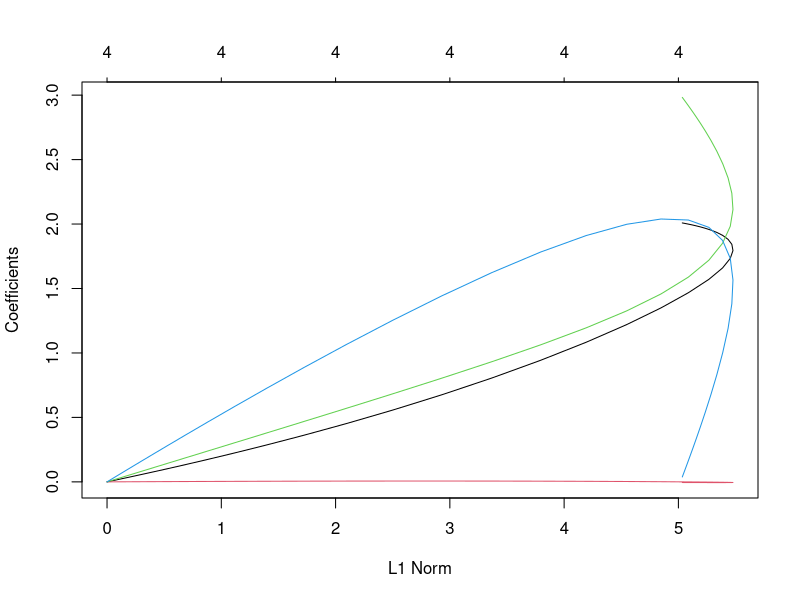
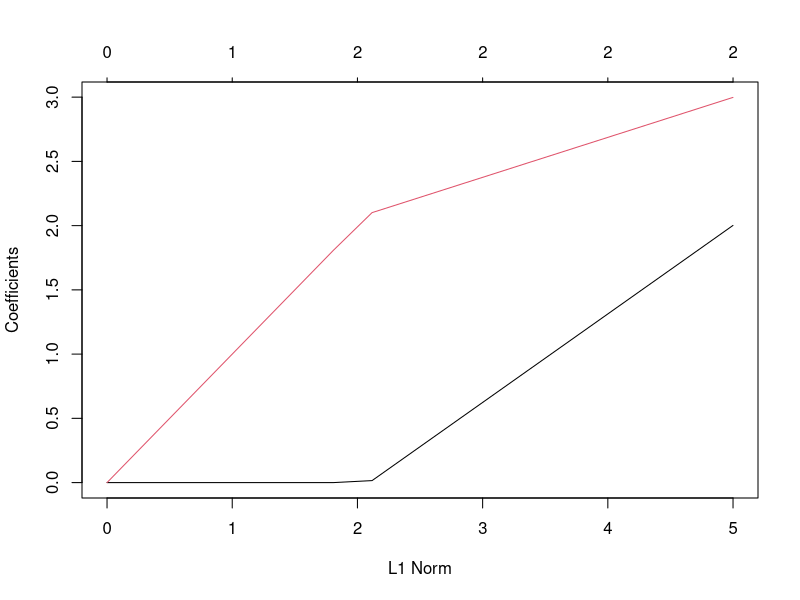

These figures' R source, in order:
n <- 10000

v <- rnorm(n, mean = 0, sd = 1)
w <- rnorm(n, mean = 0, sd = 1)
z <- rnorm(n, mean = 0, sd = 1)

x <- 2 * z + rnorm(n, mean = 0, sd = 1)
y <- 3 * x + 2 * v + rnorm(n, mean = 0, sd = 1)

data <- dplyr::bind_cols(y, x, z, v, w)

cor(data)

mod <- lm(y ~ x + z + w + v, data = data)
summary(mod)

grid <- 10^seq(10, -2, length = 100)

predictors <- dplyr::bind_cols(v, w, x, z)

ridge <- glmnet::glmnet(predictors, y, lambda = grid, alpha = 0)
lasso <- glmnet::glmnet(predictors, y, lambda = grid, alpha = 1)

plot(ridge)
plot(lasso)
